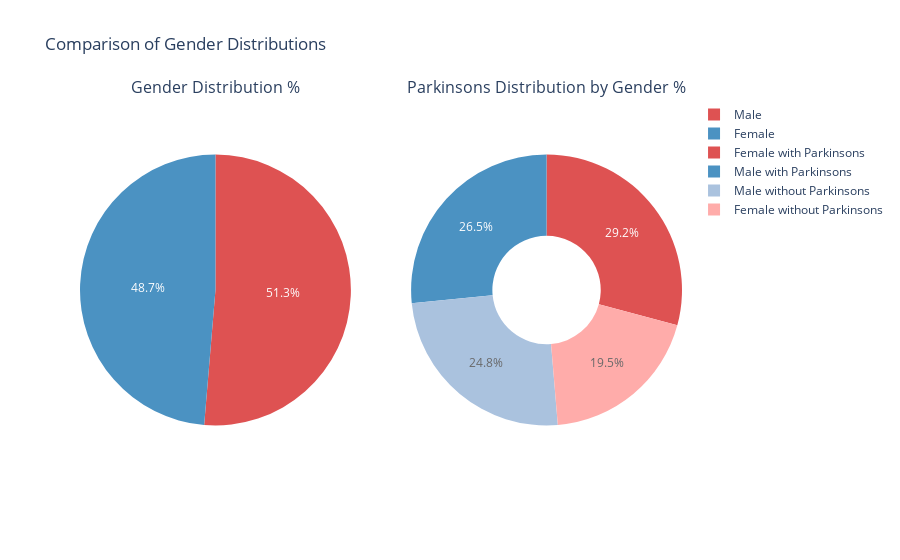

Notebook code for this chart:
### Code cell
male_parkinsons_count = explorer_df[(explorer_df['Gender'] == 'Male') & (explorer_df['Parkinsons'] == True)].shape[0]
male_non_parkinsons_count = explorer_df[(explorer_df['Gender'] == 'Male') & (explorer_df['Parkinsons'] == False)].shape[0]

# Count the total number of females
female_parkinsons_count = explorer_df[(explorer_df['Gender'] == 'Female') & (explorer_df['Parkinsons'] == True)].shape[0]
female_non_parkinsons_count = explorer_df[(explorer_df['Gender'] == 'Female') & (explorer_df['Parkinsons'] == False)].shape[0]

total_male_count = male_parkinsons_count + male_non_parkinsons_count
total_female_count = female_parkinsons_count + female_non_parkinsons_count


total_labels = ['Male', 'Female']
total_values = [total_male_count, total_female_count]


fig_total = px.pie(names=total_labels, values=total_values, title='Total Distribution by Gender (Parkinsons and Non-Parkinsons)',
                   color=total_labels, color_discrete_sequence=['#d62728', '#1f77b4'], opacity=0.8)


labels = ['Male with Parkinsons', 'Female with Parkinsons', 'Male without Parkinsons', 'Female without Parkinsons']
values = [male_parkinsons_count, female_parkinsons_count, male_non_parkinsons_count, female_non_parkinsons_count]


color_map = {
    'Male with Parkinsons': '#1f77b4',
    'Male without Parkinsons': '#95b3d7',
    'Female with Parkinsons': '#d62728',
    'Female without Parkinsons': '#ff9896'
}


fig_parkinsons = px.pie(names=labels, values=values, title='Distribution of Parkinsons by Gender',
                        color=labels, color_discrete_map=color_map, opacity=0.8, hole=0.4)


fig = make_subplots(rows=1, cols=2, specs=[[{'type': 'pie'}, {'type': 'pie'}]],
                    subplot_titles=['Gender Distribution %', 'Parkinsons Distribution by Gender %'])


fig.add_trace(fig_total.data[0], row=1, col=1)
fig.add_trace(fig_parkinsons.data[0], row=1, col=2)


fig.update_traces(rotation=-180, selector=dict(row=1, col=1, type='pie'))

fig.update_layout(title_text='Comparison of Gender Distributions')
fig.show()

### Figure 1 — Plotly figure (JSON) as saved in the notebook; plotly's stock layout.template omitted (floating-point values rounded to 4 significant figures)
{"data": [{"customdata": [["Male"], ["Female"]], "domain": {"x": [0, 0.45], "y": [0, 1]}, "hovertemplate": "label=%{label}<br>value=%{value}<br>color=%{customdata[0]}<extra></extra>", "labels": ["Male", "Female"], "legendgroup": "", "marker": {"colors": ["#d62728", "#1f77b4"]}, "name": "", "opacity": 0.8, "showlegend": true, "type": "pie", "values": [58, 55]}, {"customdata": [["Male with Parkinsons"], ["Female with Parkinsons"], ["Male without Parkinsons"], ["Female without Parkinsons"]], "domain": {"x": [0.55, 1], "y": [0, 1]}, "hole": 0.4, "hovertemplate": "label=%{label}<br>value=%{value}<br>color=%{customdata[0]}<extra></extra>", "labels": ["Male with Parkinsons", "Female with Parkinsons", "Male without Parkinsons", "Female without Parkinsons"], "legendgroup": "", "marker": {"colors": ["#1f77b4", "#d62728", "#95b3d7", "#ff9896"]}, "name": "", "opacity": 0.8, "showlegend": true, "type": "pie", "values": [30, 33, 28, 22]}], "layout": {"annotations": [{"font": {"size": 16}, "showarrow": false, "text": "Gender Distribution %", "x": 0.225, "xanchor": "center", "xref": "paper", "y": 1, "yanchor": "bottom", "yref": "paper"}, {"font": {"size": 16}, "showarrow": false, "text": "Parkinsons Distribution by Gender %", "x": 0.775, "xanchor": "center", "xref": "paper", "y": 1, "yanchor": "bottom", "yref": "paper"}], "title": {"text": "Comparison of Gender Distributions"}}}
